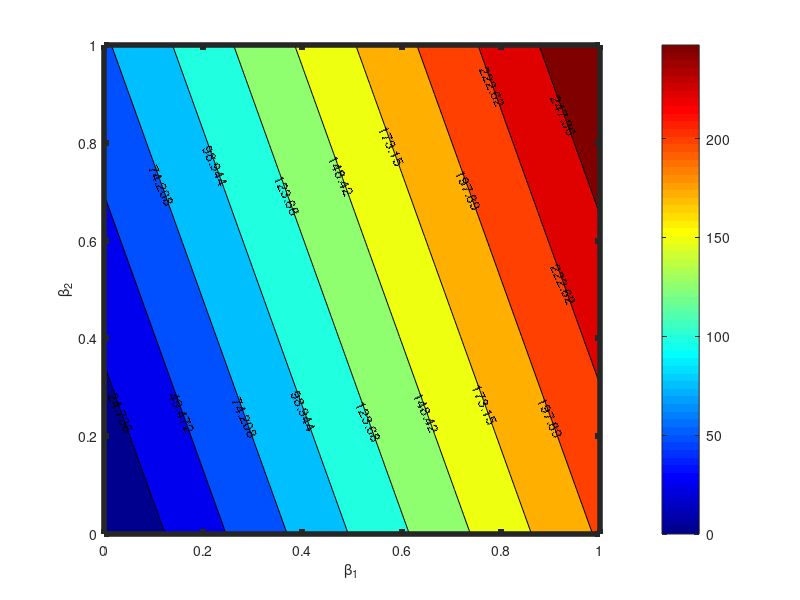
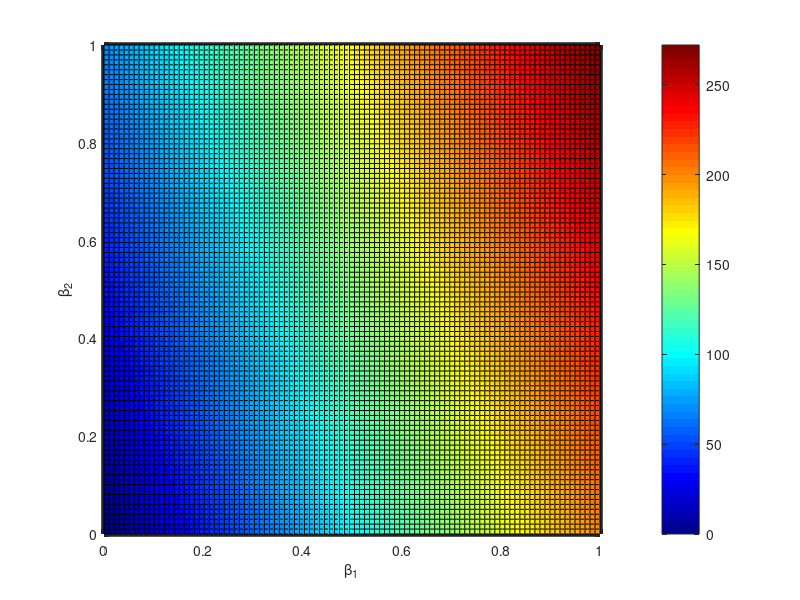

MATLAB code to generate these figures, in order:
% Parameters
p1  = 12;     % Lambda
p2  = 0.05;   % alpha_1
p3  = 0.027;  % alpha_2
%p4  = 0.05;   % beta_1
p5  = 0.05;   % beta_2
p6  = 1;      % pi_1
p7  = 1;      % pi_2
p8  = 0.9;   % eta
p9  = 0.6;    % gamma
p10 = 0.8;    % kappa
p11 = 0.8;   % theta
p12 = 0.5;   % psi
p13 = 0.01;   % mu
p14 = 0.1; % delta

% Initial conditions
Sc0=1500; Sp0=50; Sr0=10; E0=0; I0=0; R0=0; Is0=30; Ip0=30;

p4_range = linspace(0.0, 1.0, 100);
p5_range = linspace(0.0, 1.0, 100);

%R_nought = zeros(size(p4_range));
R_nought = zeros(length(p4_range),length(p5_range));

for i = 1:length(p4_range)
    for j = 1:length(p5_range)
        Sc = p1/(p2 + p13);
        Sp = (p1*p2)/((p3 + p13)*(p2 + p13));
        p4 = p4_range(i);
        p5 = p5_range(j);

        R_nought(i,j) = (p9*(p12*(p13+p14)*Sc*p5+p12*(p13+p14)*Sp*p5+p11*(p13+p14)*Sc*p4+p11*(p13+p14)*Sp*p5))...
            /((p9+p13)*(p10+p11+p12+p13+p14)*(p13+p14));
        %disp(['R_0 = ',num2str(R_nought)])
    end
end

%figure(1)
%plot(p4_range, R_nought, 'Color', 'k', 'LineWidth', 4)
%hold on
%xlabel('\beta_1');
%ylabel('$\mathcal{R}_0$');
%box on
%set(gca, 'LineWidth', 2)
%hold off

% Contour plot
cont=figure;
figure(2);
[C, h] = contourf(p4_range, p4_range, R_nought);
clabel(C, h);
xlabel('\beta_1');
ylabel('\beta_2');
box on
set(gca, 'LineWidth', 4)
colormap(jet);
colorbar;


% 3D Surface Plot
[Beta1, Beta2] = meshgrid(p4_range, p5_range);

figure(3);
surf(Beta1, Beta2, R_nought);
xlabel('\beta_1');
ylabel('\beta_2');
zlabel('$\mathcal{R}_0$');
set(gca, 'LineWidth', 4)
box on
colormap(jet); % Color map
colorbar; % Color bar
grid off
view(0,90)
